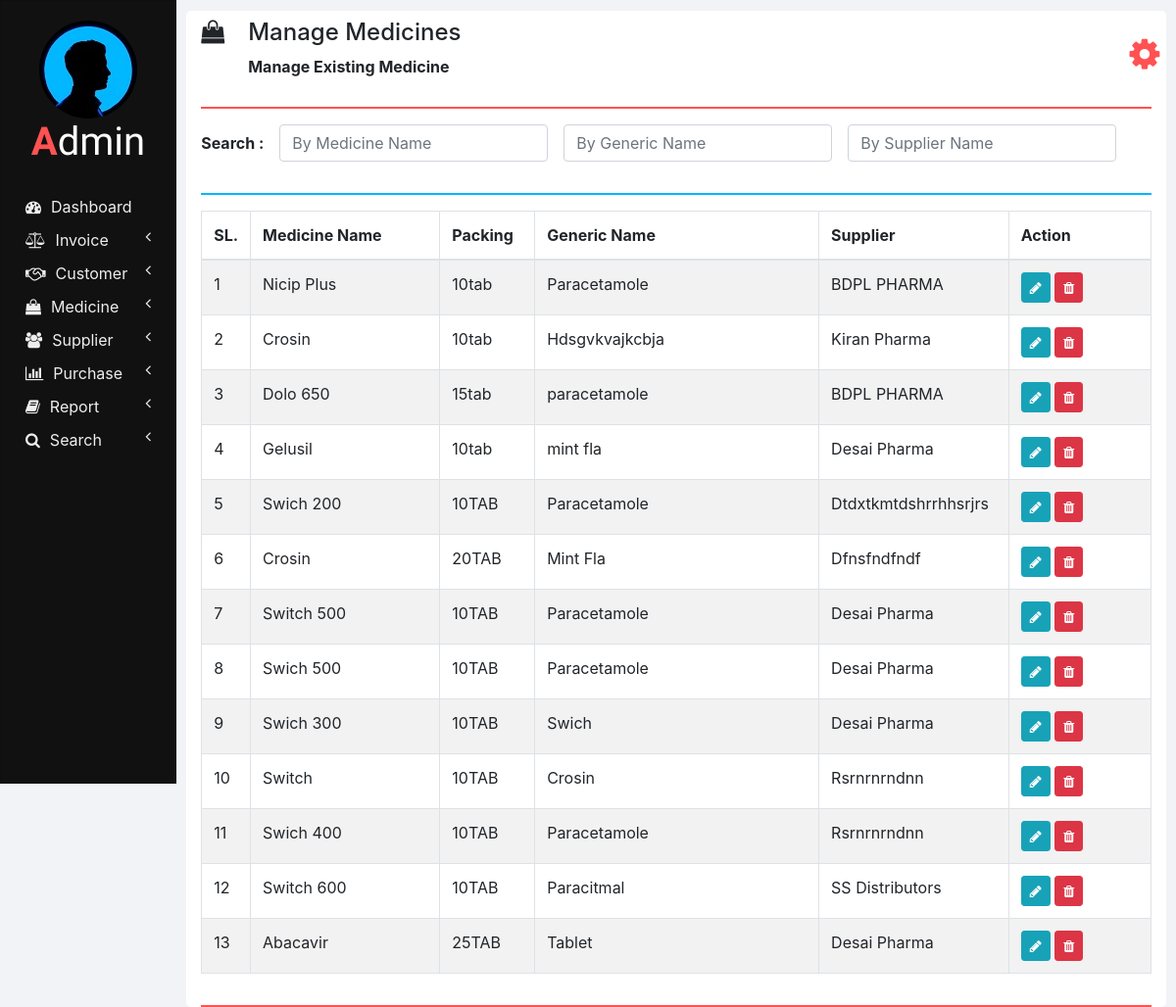
Screenshot of /manage_medicine.php with the database file from the repository.
### tables this page shows
CREATE TABLE `medicines` (
  `ID` int(11) NOT NULL,
  `NAME` varchar(100) NOT NULL,
  `PACKING` varchar(20) NOT NULL,
  `GENERIC_NAME` varchar(100) NOT NULL,
  `SUPPLIER_NAME` varchar(100) NOT NULL
);

### php/manage_medicine.php (the view, shortened to what this page needs)
<?php
  function showMedicines($id) {
    require "db_connection.php";
    if($con) {
      $seq_no = 0;
      $query = "SELECT * FROM medicines";
      $result = mysqli_query($con, $query);
      while($row = mysqli_fetch_array($result)) {
        $seq_no++;
        if($row['ID'] == $id)
          showEditOptionsRow($seq_no, $row);
        else
          showMedicineRow($seq_no, $row);
      }
    }
  }
  function showMedicineRow($seq_no, $row) {
    ?>
    <tr>
      <td><?php echo $seq_no; ?></td>
      <td><?php echo $row['NAME']; ?></td>
      <td><?php echo $row['PACKING']; ?></td>
      <td><?php echo $row['GENERIC_NAME']; ?></td>
      <td><?php echo $row['SUPPLIER_NAME']; ?></td>
      <td>
        <button href="" class="btn btn-info btn-sm" onclick="editMedicine(<?php echo $row['ID']; ?>);">
          <i class="fa fa-pencil"></i>
        </button>
        <button class="btn btn-danger btn-sm" onclick="deleteMedicine(<?php echo $row['ID']; ?>);">
          <i class="fa fa-trash"></i>
        </button>
      </td>
    </tr>
    <?php
  }
  ?>

### manage_medicine.php (shortened to what this page needs)
<!DOCTYPE html>
<html lang="en" dir="ltr">
  <head>
    <link rel="stylesheet" href="bootstrap/css/bootstrap.min.css">
    <link rel="stylesheet" href="https://use.fontawesome.com/releases/v5.3.1/css/all.css">
    <link rel="stylesheet" href="https://cdnjs.cloudflare.com/ajax/libs/font-awesome/4.7.0/css/font-awesome.min.css">
    <link rel="stylesheet" href="css/sidenav.css">
    <link rel="stylesheet" href="css/home.css">
  </head>
  <body>
    <div class="container-fluid">
      <div class="container">
        <?php
          require "php/header.php";
          createHeader('shopping-bag', 'Manage Medicines', 'Manage Existing Medicine');
        ?>
        <div class="row">
          <div class="col-md-12 form-group form-inline">
            <label class="font-weight-bold" for="">Search :&emsp;</label>
            <input type="text" class="form-control" id="by_name" placeholder="By Medicine Name" onkeyup="searchMedicine(this.value, 'name');">
            &emsp;<input type="text" class="form-control" id="by_generic_name" placeholder="By Generic Name" onkeyup="searchMedicine(this.value, 'generic_name');">
            &emsp;<input type="text" class="form-control" id="by_suppliers_name" placeholder="By Supplier Name" onkeyup="searchMedicine(this.value, 'suppliers_name');">
          </div>
          <div class="col col-md-12">
            <hr class="col-md-12" style="padding: 0px; border-top: 2px solid  #02b6ff;">
          </div>
          <div class="col col-md-12 table-responsive">
            <div class="table-responsive">
            	<table class="table table-bordered table-striped table-hover">
            		<thead>
            			<tr>
            				<th style="width: 5%;">SL.</th>
            				<th style="width: 20%;">Medicine Name</th>
                    <th style="width: 10%;">Packing</th>
                    <th style="width: 30%;">Generic Name</th>
            				<th style="width: 20%;">Supplier</th>
                    <th style="width: 15%;">Action</th>
            			</tr>
            		</thead>
            		<tbody id="medicines_div">
                  <?php
                    require 'php/manage_medicine.php';
                    showMedicines(0);
                  ?>
            		</tbody>
            	</table>
            </div>
          </div>
        </div>
      </div>
    </div>
  </body>
</html>

### php/header.php
<?php
  function createHeader($icon, $heading, $sub_heading) {
    echo '
    <section class="row content-header">
      <div class="header-title col-md-11">
        <p class="h4 pt-2"><i class="fa fa-'.$icon.'"></i>&emsp;'.$heading.'</p>
        &emsp;&emsp;&emsp;<small class="font-weight-bold h6">'.$sub_heading.'</small>
      </div>
      <div class="col-md-1 user_options">
        <button class="col col-md-1 m-3" onclick="showOptions();">
          <i class="fa fa-gear"></i>
        </button>
        <div id="mark"><i class="fa fa-play fa-rotate-270"></i></div>
        <ul id="options" class="options list-unstyled" style="display: none;">
          <li>
            <a href="my_profile.php"><i class="fa fa-user"></i><span>My Profile</span></a>
          </li>
          <li>
            <a href="change_password.php"><i class="fa fa-edit"></i><span>Change Password</span></a>
          </li>
          <li>
            <a href="logout.php"><i class="fa fa-key"></i><span>Logout</span></a>
          </li>
        </ul>
      </div>
    </section>
    <hr style="border-top: 2px solid #ff5252;">
    ';
  }
?>

### css/sidenav.css (style rules this page uses)
body { background-color: #f1f3f6; }
.sidenav { width: 15%; height: 100vh; background-color: #222222; position: fixed; z-index: 1; flex: 1 0 auto; }
.card { width: 100%; height: 100%; top: 0; border-radius: 0; background-color: #111111; }
.logo .logo-caption { font-family: 'Poiret One', cursive; color: #ffffff; text-align: center; margin-bottom: 25px; }
.logo .profile { margin-left: 50%; border-radius: 50%; transform: translate(-50%); }
.logo .tweak { color: #ff5252; font-weight: bold; }
.main-menu-item { padding: 5px 5px; cursor: pointer; }
.main-menu-item > a { color: #eeeeee; text-decoration: none; font-size: 16px; }
.main-menu-item > a > span { margin-left: 10px; }

### css/home.css (style rules this page uses)
html, body { height: 100vh; }
.container-fluid { margin-left: 15%; width: 85%; background: #f1f3f6; padding: 1px 0 0 0; flex: 1 0 auto; }
.container { margin: 0; max-width: 98%; margin: 1%; background-color: #ffffff; border-radius: 5px; }
.user_options button { max-width: 50px; max-height: 50px; font-size: 36px; background-color: #ffffff; color: #ff5252; border: none; outline: none; }

### rows the page displays
medicines: seq_no "1", NAME "Nicip Plus", PACKING "10tab", GENERIC_NAME "Paracetamole", SUPPLIER_NAME "BDPL PHARMA"
medicines: seq_no "2", NAME "Crosin", PACKING "10tab", GENERIC_NAME "Hdsgvkvajkcbja", SUPPLIER_NAME "Kiran Pharma"
medicines: seq_no "3", NAME "Dolo 650", PACKING "15tab", GENERIC_NAME "paracetamole", SUPPLIER_NAME "BDPL PHARMA"
medicines: seq_no "4", NAME "Gelusil", PACKING "10tab", GENERIC_NAME "mint fla", SUPPLIER_NAME "Desai Pharma"
medicines: seq_no "5", NAME "Swich 200", PACKING "10TAB", GENERIC_NAME "Paracetamole", SUPPLIER_NAME "Dtdxtkmtdshrrhhsrjrs"
medicines: seq_no "6", NAME "Crosin", PACKING "20TAB", GENERIC_NAME "Mint Fla", SUPPLIER_NAME "Dfnsfndfndf"
medicines: seq_no "7", NAME "Switch 500", PACKING "10TAB", GENERIC_NAME "Paracetamole", SUPPLIER_NAME "Desai Pharma"
medicines: seq_no "8", NAME "Swich 500", PACKING "10TAB", GENERIC_NAME "Paracetamole", SUPPLIER_NAME "Desai Pharma"
medicines: seq_no "9", NAME "Swich 300", PACKING "10TAB", GENERIC_NAME "Swich", SUPPLIER_NAME "Desai Pharma"
medicines: seq_no "10", NAME "Switch", PACKING "10TAB", GENERIC_NAME "Crosin", SUPPLIER_NAME "Rsrnrnrndnn"
medicines: seq_no "11", NAME "Swich 400", PACKING "10TAB", GENERIC_NAME "Paracetamole", SUPPLIER_NAME "Rsrnrnrndnn"
medicines: seq_no "12", NAME "Switch 600", PACKING "10TAB", GENERIC_NAME "Paracitmal", SUPPLIER_NAME "SS Distributors"
medicines: seq_no "13", NAME "Abacavir", PACKING "25TAB", GENERIC_NAME "Tablet", SUPPLIER_NAME "Desai Pharma"

### other values shown
$heading "Manage Medicines"
$sub_heading "Manage Existing Medicine"
